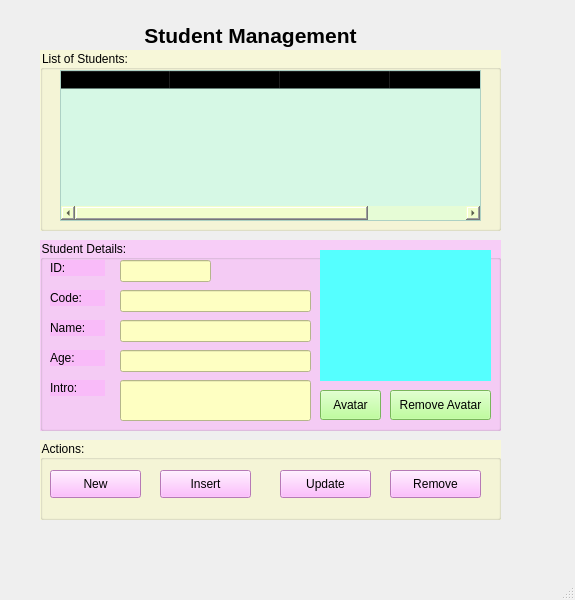
<?xml version="1.0" encoding="UTF-8"?>
<ui version="4.0">
 <class>MainWindow</class>
 <widget class="QMainWindow" name="MainWindow">
  <property name="geometry">
   <rect>
    <x>0</x>
    <y>0</y>
    <width>575</width>
    <height>600</height>
   </rect>
  </property>
  <property name="windowTitle">
   <string>MainWindow</string>
  </property>
  <widget class="QWidget" name="centralwidget">
   <widget class="QLabel" name="label">
    <property name="geometry">
     <rect>
      <x>100</x>
      <y>10</y>
      <width>301</width>
      <height>51</height>
     </rect>
    </property>
    <property name="font">
     <font>
      <pointsize>16</pointsize>
      <weight>75</weight>
      <bold>true</bold>
     </font>
    </property>
    <property name="text">
     <string>Student Management</string>
    </property>
    <property name="scaledContents">
     <bool>true</bool>
    </property>
    <property name="alignment">
     <set>Qt::AlignCenter</set>
    </property>
    <property name="wordWrap">
     <bool>true</bool>
    </property>
   </widget>
   <widget class="QGroupBox" name="groupBox">
    <property name="geometry">
     <rect>
      <x>40</x>
      <y>440</y>
      <width>461</width>
      <height>80</height>
     </rect>
    </property>
    <property name="styleSheet">
     <string notr="true">background-color:rgba(254, 255, 194,0.5)</string>
    </property>
    <property name="title">
     <string>Actions:</string>
    </property>
    <widget class="QPushButton" name="pushButtonNew">
     <property name="geometry">
      <rect>
       <x>10</x>
       <y>30</y>
       <width>91</width>
       <height>28</height>
      </rect>
     </property>
     <property name="autoFillBackground">
      <bool>false</bool>
     </property>
     <property name="styleSheet">
      <string notr="true">background-color:rgb(255, 170, 255)</string>
     </property>
     <property name="text">
      <string>New</string>
     </property>
     <property name="icon">
      <iconset>
       <normaloff>images/ic_new.png</normaloff>images/ic_new.png</iconset>
     </property>
    </widget>
    <widget class="QPushButton" name="pushButtonInsert">
     <property name="geometry">
      <rect>
       <x>120</x>
       <y>30</y>
       <width>91</width>
       <height>28</height>
      </rect>
     </property>
     <property name="autoFillBackground">
      <bool>false</bool>
     </property>
     <property name="styleSheet">
      <string notr="true">background-color:rgb(255, 170, 255)</string>
     </property>
     <property name="text">
      <string>Insert</string>
     </property>
     <property name="icon">
      <iconset>
       <normaloff>images/ic_save.png</normaloff>images/ic_save.png</iconset>
     </property>
    </widget>
    <widget class="QPushButton" name="pushButtonUpdate">
     <property name="geometry">
      <rect>
       <x>240</x>
       <y>30</y>
       <width>91</width>
       <height>28</height>
      </rect>
     </property>
     <property name="autoFillBackground">
      <bool>false</bool>
     </property>
     <property name="styleSheet">
      <string notr="true">background-color:rgb(255, 170, 255)</string>
     </property>
     <property name="text">
      <string>Update</string>
     </property>
     <property name="icon">
      <iconset>
       <normaloff>images/ic_update.png</normaloff>images/ic_update.png</iconset>
     </property>
    </widget>
    <widget class="QPushButton" name="pushButtonRemove">
     <property name="geometry">
      <rect>
       <x>350</x>
       <y>30</y>
       <width>91</width>
       <height>28</height>
      </rect>
     </property>
     <property name="autoFillBackground">
      <bool>false</bool>
     </property>
     <property name="styleSheet">
      <string notr="true">background-color:rgb(255, 170, 255)</string>
     </property>
     <property name="text">
      <string>Remove</string>
     </property>
     <property name="icon">
      <iconset>
       <normaloff>images/ic_delete.png</normaloff>images/ic_delete.png</iconset>
     </property>
    </widget>
   </widget>
   <widget class="QGroupBox" name="groupBox_2">
    <property name="geometry">
     <rect>
      <x>40</x>
      <y>240</y>
      <width>461</width>
      <height>191</height>
     </rect>
    </property>
    <property name="styleSheet">
     <string notr="true">background-color:rgba(255, 170, 255,0.5)</string>
    </property>
    <property name="title">
     <string>Student Details:</string>
    </property>
    <widget class="QLabel" name="label_2">
     <property name="geometry">
      <rect>
       <x>10</x>
       <y>20</y>
       <width>55</width>
       <height>16</height>
      </rect>
     </property>
     <property name="text">
      <string>ID:</string>
     </property>
    </widget>
    <widget class="QLabel" name="label_3">
     <property name="geometry">
      <rect>
       <x>10</x>
       <y>50</y>
       <width>55</width>
       <height>16</height>
      </rect>
     </property>
     <property name="text">
      <string>Code:</string>
     </property>
    </widget>
    <widget class="QLabel" name="label_4">
     <property name="geometry">
      <rect>
       <x>10</x>
       <y>80</y>
       <width>55</width>
       <height>16</height>
      </rect>
     </property>
     <property name="text">
      <string>Name:</string>
     </property>
    </widget>
    <widget class="QLabel" name="label_5">
     <property name="geometry">
      <rect>
       <x>10</x>
       <y>110</y>
       <width>55</width>
       <height>16</height>
      </rect>
     </property>
     <property name="text">
      <string>Age:</string>
     </property>
    </widget>
    <widget class="QLabel" name="label_6">
     <property name="geometry">
      <rect>
       <x>10</x>
       <y>140</y>
       <width>55</width>
       <height>16</height>
      </rect>
     </property>
     <property name="text">
      <string>Intro:</string>
     </property>
    </widget>
    <widget class="QLineEdit" name="lineEditID">
     <property name="geometry">
      <rect>
       <x>80</x>
       <y>20</y>
       <width>91</width>
       <height>22</height>
      </rect>
     </property>
     <property name="styleSheet">
      <string notr="true">background-color:rgb(254, 255, 194)</string>
     </property>
    </widget>
    <widget class="QLineEdit" name="lineEditCode">
     <property name="geometry">
      <rect>
       <x>80</x>
       <y>50</y>
       <width>191</width>
       <height>22</height>
      </rect>
     </property>
     <property name="styleSheet">
      <string notr="true">background-color:rgb(254, 255, 194)</string>
     </property>
    </widget>
    <widget class="QLineEdit" name="lineEditName">
     <property name="geometry">
      <rect>
       <x>80</x>
       <y>80</y>
       <width>191</width>
       <height>22</height>
      </rect>
     </property>
     <property name="styleSheet">
      <string notr="true">background-color:rgb(254, 255, 194)</string>
     </property>
     <property name="text">
      <string/>
     </property>
    </widget>
    <widget class="QLineEdit" name="lineEditAge">
     <property name="geometry">
      <rect>
       <x>80</x>
       <y>110</y>
       <width>191</width>
       <height>22</height>
      </rect>
     </property>
     <property name="styleSheet">
      <string notr="true">background-color:rgb(254, 255, 194)</string>
     </property>
     <property name="text">
      <string/>
     </property>
    </widget>
    <widget class="QLineEdit" name="lineEditAge_2">
     <property name="geometry">
      <rect>
       <x>80</x>
       <y>140</y>
       <width>191</width>
       <height>41</height>
      </rect>
     </property>
     <property name="styleSheet">
      <string notr="true">background-color:rgb(254, 255, 194)</string>
     </property>
     <property name="text">
      <string/>
     </property>
    </widget>
    <widget class="QLabel" name="labelAvatar">
     <property name="geometry">
      <rect>
       <x>280</x>
       <y>10</y>
       <width>171</width>
       <height>131</height>
      </rect>
     </property>
     <property name="styleSheet">
      <string notr="true">background-color:rgb(85, 255, 255)</string>
     </property>
     <property name="text">
      <string/>
     </property>
     <property name="pixmap">
      <pixmap>images/ic_no_avatar.png</pixmap>
     </property>
     <property name="scaledContents">
      <bool>true</bool>
     </property>
    </widget>
    <widget class="QPushButton" name="pushButtonAvatar">
     <property name="geometry">
      <rect>
       <x>280</x>
       <y>150</y>
       <width>61</width>
       <height>30</height>
      </rect>
     </property>
     <property name="styleSheet">
      <string notr="true">background-color:rgb(170, 255, 127)</string>
     </property>
     <property name="text">
      <string>Avatar</string>
     </property>
    </widget>
    <widget class="QPushButton" name="pushButtonRemoveAvatar">
     <property name="geometry">
      <rect>
       <x>350</x>
       <y>150</y>
       <width>101</width>
       <height>30</height>
      </rect>
     </property>
     <property name="styleSheet">
      <string notr="true">background-color:rgb(170, 255, 127)</string>
     </property>
     <property name="text">
      <string>Remove Avatar</string>
     </property>
    </widget>
   </widget>
   <widget class="QGroupBox" name="groupBox_3">
    <property name="geometry">
     <rect>
      <x>40</x>
      <y>50</y>
      <width>461</width>
      <height>181</height>
     </rect>
    </property>
    <property name="styleSheet">
     <string notr="true">background-color:rgba(254, 255, 194,0.5)</string>
    </property>
    <property name="title">
     <string>List of Students:</string>
    </property>
    <widget class="QTableWidget" name="tableWidgetStudent">
     <property name="geometry">
      <rect>
       <x>20</x>
       <y>20</y>
       <width>421</width>
       <height>151</height>
      </rect>
     </property>
     <property name="styleSheet">
      <string notr="true">background-color:rgba(200, 249, 235,0.7)</string>
     </property>
     <property name="horizontalScrollBarPolicy">
      <enum>Qt::ScrollBarAsNeeded</enum>
     </property>
     <property name="sizeAdjustPolicy">
      <enum>QAbstractScrollArea::AdjustIgnored</enum>
     </property>
     <attribute name="horizontalHeaderCascadingSectionResizes">
      <bool>false</bool>
     </attribute>
     <attribute name="horizontalHeaderDefaultSectionSize">
      <number>110</number>
     </attribute>
     <attribute name="horizontalHeaderMinimumSectionSize">
      <number>60</number>
     </attribute>
     <column>
      <property name="text">
       <string>ID</string>
      </property>
     </column>
     <column>
      <property name="text">
       <string>Code</string>
      </property>
     </column>
     <column>
      <property name="text">
       <string>Name</string>
      </property>
     </column>
     <column>
      <property name="text">
       <string>Age</string>
      </property>
     </column>
    </widget>
   </widget>
  </widget>
  <widget class="QMenuBar" name="menubar">
   <property name="geometry">
    <rect>
     <x>0</x>
     <y>0</y>
     <width>575</width>
     <height>26</height>
    </rect>
   </property>
  </widget>
  <widget class="QStatusBar" name="statusbar"/>
 </widget>
 <resources>
  <include location="images/StudentManagement.qrc"/>
 </resources>
 <connections/>
</ui>
